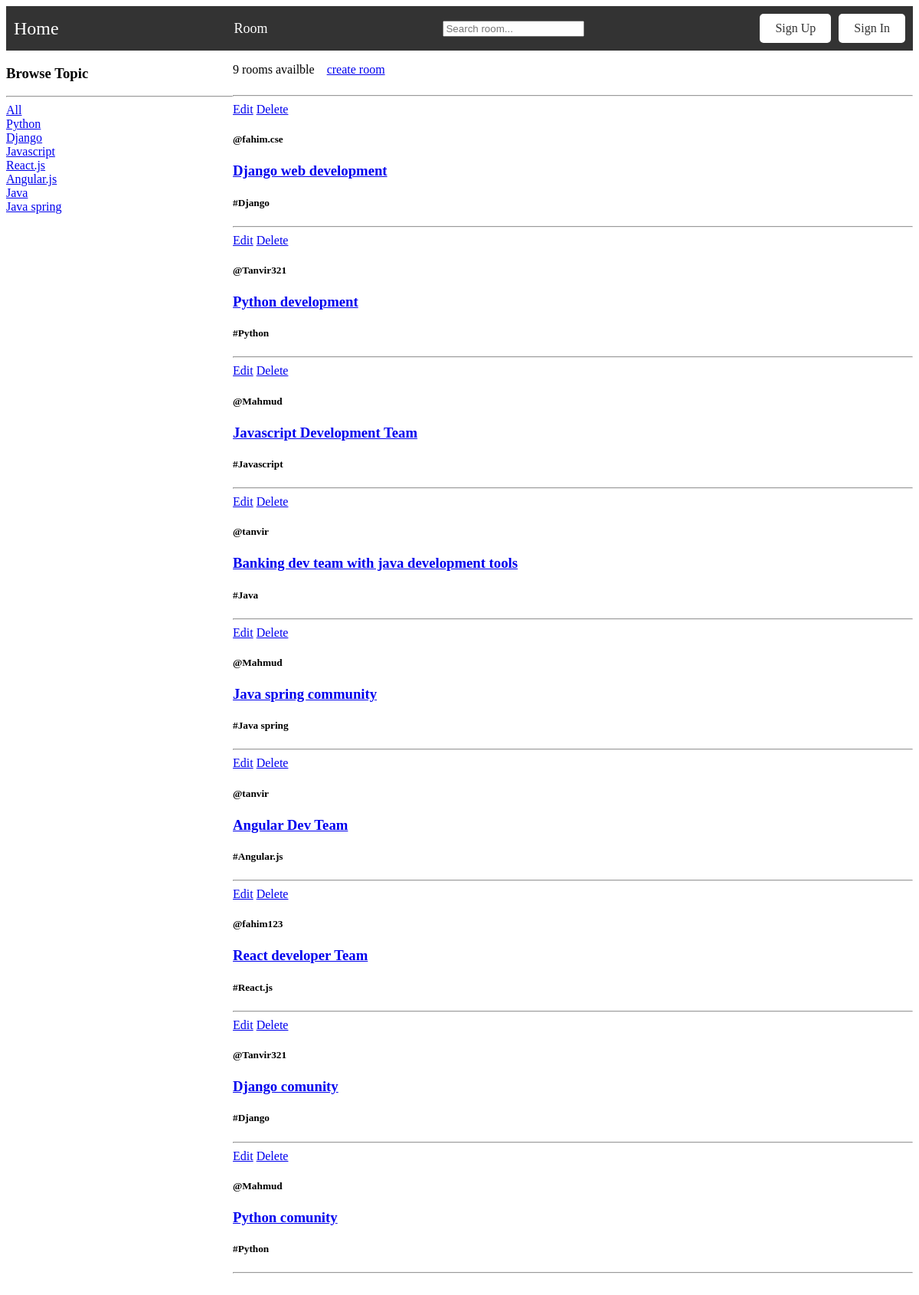
The app's page /room/, older data.
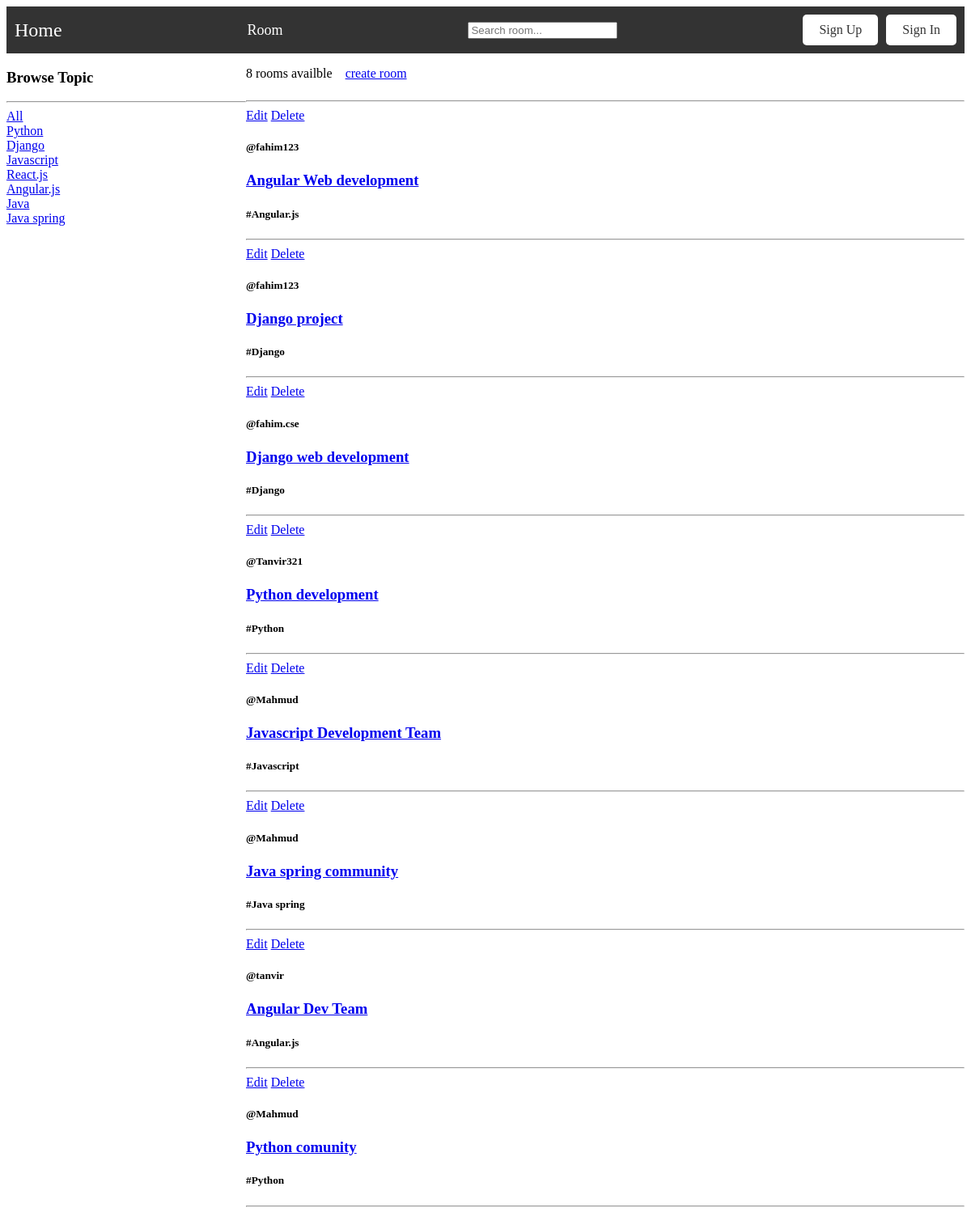
The same page, newer data.
### main/models.py (models this page shows, shortened)
class Topic(models.Model):
    name = models.CharField(max_length=100)
    def __str__(self):
        return self.name

class RoomDatabase(models.Model):
    host = models.ForeignKey(User, on_delete=models.SET_NULL, null=True)
    topic = models.ForeignKey(Topic, on_delete=models.SET_NULL, null=True)
    name = models.CharField(max_length=100)
    description = models.TextField(null=True, blank=True)
    updated = models.DateTimeField(auto_now=True)
    created = models.DateTimeField(auto_now_add=True)
    class Meta:
        ordering = ['-updated', '-created']

### main/views.py (the view)
# urls.py: path('room/', views.room, name='room'),
def room(request):
    q = request.GET.get('q') if request.GET.get('q') != None else ''
    rooms = RoomDatabase.objects.filter(
        Q(topic__name__icontains=q) |
        Q(name__icontains=q) |
        Q(description__icontains=q)
    )
    topics = Topic.objects.all()
    room_count = rooms.count()
    dic = {
        "rooms": rooms,
        "topics": topics,
        "room_count": room_count,
    }
    return render(request, 'home/room.html', context=dic)

### templates/home/room.html (shortened to what this page needs)
{%extends 'home/layout.html'%}
{%block content%}
<div class="home_container">
    <div>
        <h3>Browse Topic</h3>
        <hr>
        <div>
            <a href="{%url 'room'%}">All</a>
        </div>
        {%for topic in topics%}
            <div>
                <a href="{%url 'room'%}?q={{topic.name}}">{{topic.name}}</a>
            </div>
        {%endfor%}
    </div>
    <div>
        <div class="top_portion">
            <p>{{room_count}} rooms availble</p>
            <a href="{%url 'create-room'%}">create room</a>
        </div>
        <hr>
        {%for room in rooms%}
            <a href="{%url 'update-room' room.id%}">Edit</a>
            <a href="{%url 'delete-room' room.id%}">Delete</a>
            <h5>@{{room.host}}</h5>
            <h3><a href="{% url 'room_dynamic_route' room.id %}">{{room.name}}</a></h3>
            <h5>#{{room.topic}}</h5>
            <hr>
        {%endfor%}
    </div>
</div>
{%endblock content%}

### templates/home/layout.html (shortened to what this page needs)
<!DOCTYPE html>
{% load static %}
<html lang="en">
<head>
    <link rel="stylesheet" href="{%static 'home/navbar.css'%}"/>
</head>
<body>
    {%include 'home/navbar.html'%}
    {%block content%}{%endblock content%}
</body>
</html>

### templates/home/navbar.html
  <nav>
    <div class="logo">
      <a href="{%url 'home'%}">Home</a>
    </div>
    <ul class="menu">
      <li><a href="{%url 'room'%}">Room</a></li>
    </ul>
    <div>
      <form method="GET" action="{%url 'room'%}">
        <input type="text" name="q" placeholder="Search room..."/>
      </form>
    </div>
    <div class="buttons">
      <a href="#" class="signup-btn">Sign Up</a>
      <a href="#" class="signin-btn">Sign In</a>
    </div>
  </nav>

### static/home/navbar.css (style rules this page uses)
nav { display: flex; justify-content: space-between; align-items: center; background-color: #333; padding: 10px; color: #fff; }
.logo a { color: #fff; font-size: 24px; text-decoration: none; }
.menu { list-style: none; display: flex; margin: 0; padding: 0; }
.menu li { margin: 0 10px; }
.menu li a { color: #fff; text-decoration: none; font-size: 18px; }
.buttons { display: flex; }
.signup-btn, .signin-btn { display: inline-block; background-color: #fff; color: #333; padding: 10px 20px; margin-left: 10px; text-decoration: none; border-radius: 5px; }

### templates/home/room.html (style rules this page uses)
.home_container { display: grid; grid-template-columns: 1fr 3fr; }
.top_portion { display: flex; align-items: center; }
.top_portion p { margin-right: 1rem; }

Row changes from the older to the newer data that the page shows:
removed RoomDatabase: host "tanvir", name "Banking dev team with java development tools", topic "Java"
removed RoomDatabase: host "fahim123", name "React developer Team", topic "React.js"
removed RoomDatabase: host "Tanvir321", name "Django comunity", topic "Django"
added RoomDatabase: host "fahim123", name "Angular Web development", topic "Angular.js"
added RoomDatabase: host "fahim123", name "Django project", topic "Django"
Text that changed along with them:
{{ room_count }}: "9" → "8"
